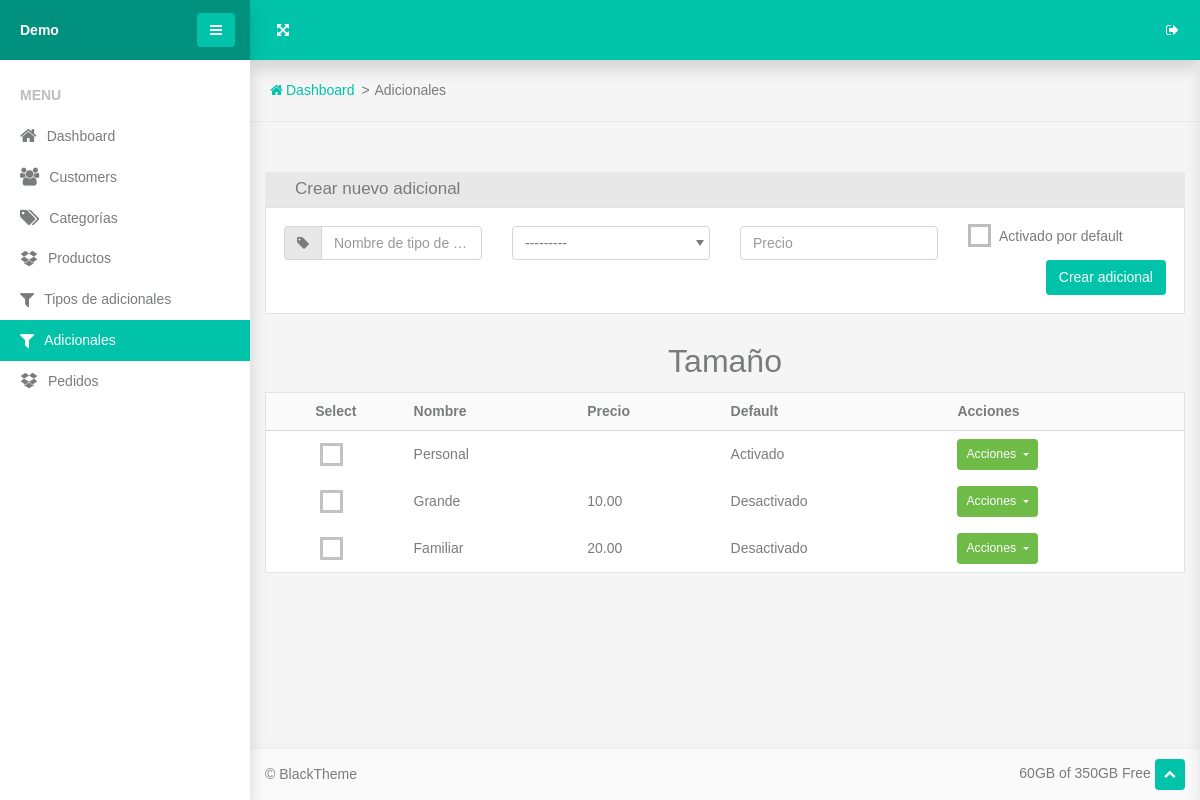
Page /extras/ on the earlier database version.
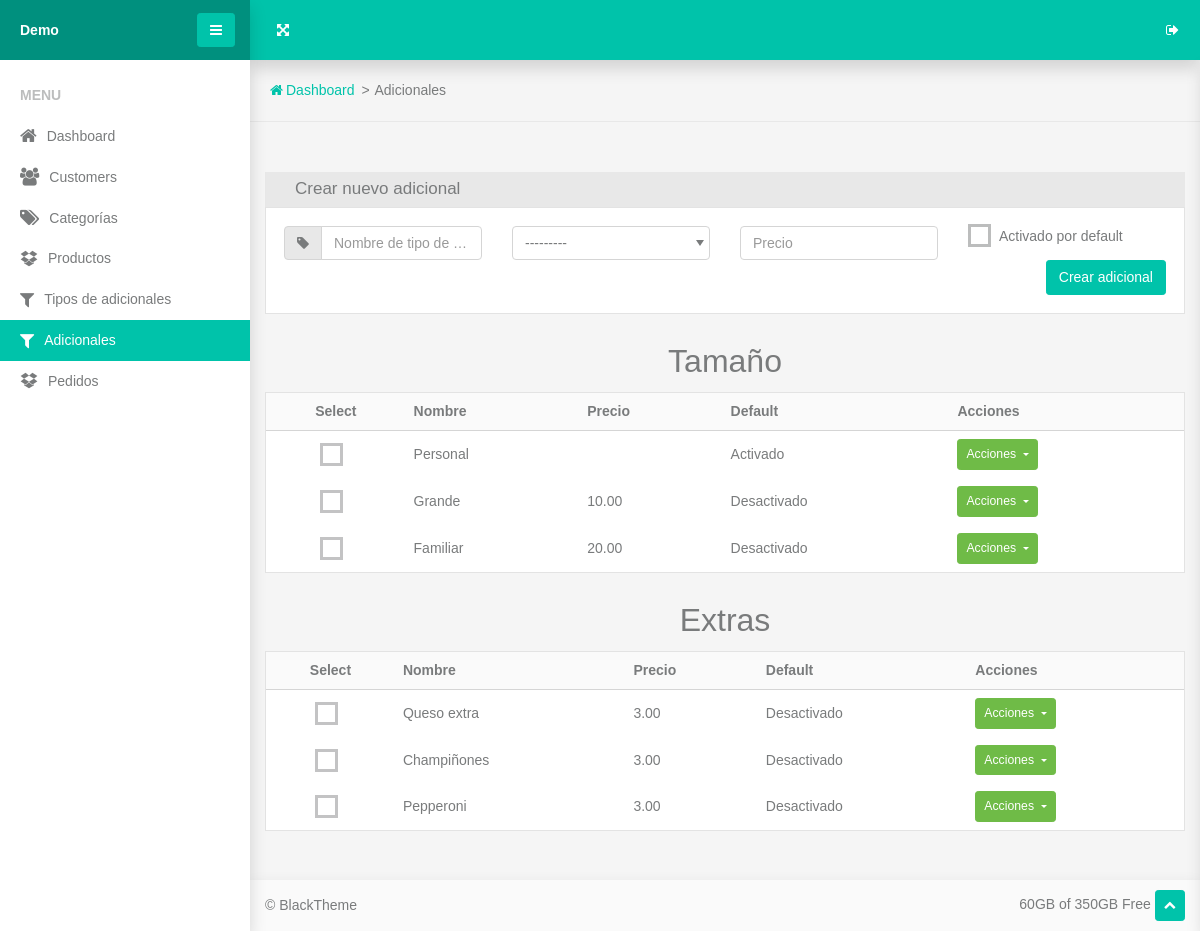
Same page on the later database version.
### www/product/models.py (models this page shows, shortened)
class ChoiceType(models.Model):
    product = models.ForeignKey(Product, on_delete=models.CASCADE, related_name='choice_types')
    name = models.CharField(max_length=100)
    is_multiple = models.BooleanField(default=True)
    def __str__(self):
        return self.name

class Choice(models.Model):
    choice_type = models.ForeignKey(ChoiceType, on_delete=models.CASCADE, related_name='choices')
    name = models.CharField(max_length=100)
    price = models.DecimalField(blank=True, null=True, decimal_places=2, max_digits=7)
    chosen = models.BooleanField(default=False)

### www/views.py (the view)
# urls.py: path('extras/', views.extras, name='extras'),
def extras(req):
    form = forms.ChoiceForm()
    choices = models.ChoiceType.objects.all().prefetch_related('choices')
    context = {
        'choices': choices,
        'form': form
    }
    if req.method == 'GET':
        return render(req, 'www/extras.html', context)
    elif req.method == 'POST':
        form = forms.ChoiceForm(req.POST)
        if form.is_valid():
            choice = form.save()
            context['choice'] = choice
        return render(req, 'www/extras.html', context)

### www/forms.py
class ChoiceForm(forms.ModelForm):
    class Meta:
        model = models.Choice
        fields = '__all__'
        widgets = {
            'choice_type': forms.Select(attrs={'class': 'form-control'}),
            'name': forms.TextInput(attrs={'class': 'form-control', 'placeholder': 'Nombre de tipo de adicional'}),
            'price': forms.NumberInput(attrs={'class': 'form-control', 'placeholder': 'Precio'}),
            'chosen': forms.CheckboxInput(attrs={'class': 'custom-control-input'})
        }

### www/templates/www/extras.html (shortened to what this page needs)
{% extends "base.html" %}
{% load static %}
{% block content %}
  <section class="topbar">
    <ul class="breadcrumbs">
      <li class="breadcrumbs-item"><a class="breadcrumbs-link" href="{% url 'home' %}"><span class="breadcrumbs-icon fa-home"></span><span>Dashboard</span></a></li>
      <li class="breadcrumbs-item">Adicionales
      </li>
    </ul>
  </section>
   <section class="section-sm">
        <div class="container-fluid">
          <div class="panel panel-nav">
            <div class="panel-header d-flex flex-wrap align-items-center justify-content-between">
              <h3 class="panel-title">Crear nuevo adicional</h3>
            </div>
            <div class="panel-body">
              <form method="post">
                <div class="tab-content">
                  <div class="tab-pane fade show active" id="panelTab1" role="tabpanel">
                    <div class="row">
                      <div class="col-md-3">
                        <div class="input-group form-group">
                          <div class="input-group-prepend">
                            <label class="input-group-text" for="basic-addon1"><span class="fa-tag"></span></label>
                          </div>
                          {{form.name}}
                        </div>
                      </div>
                      <div class="col-md-3">
                        {{form.choice_type}}
                      </div>
                      <div class="col-md-3">
                        {{form.price}}
                      </div>
                      <div class="col-md-3">
                        <div class="custom-control custom-checkbox">
                            <label class="custom-control-label" for="id_chosen">Activado por default</span>
                            </label>
                        </div>
                      </div>
                      <div class="col-md-8">
                      </div>
                      <div class="col-md-4 text-right">
                        <button class="btn btn-primary" type="submit">Crear adicional</button>
                      </div>
                    </div>
                  </div>
                </div>
              </form>
            </div>
          </div>
          {% for choice_type in choices %}
          <h1 style="text-align: center;">{{choice_type.name}}</h1>
          <div class="panel">
            <div class="panel-body p-0">
              <div class="table-responsive">
                  <table class="table table-sm table-borderless table-vertical-align">
                  <thead>
                    <tr class="border-bottom bg-lighter">
                      <th class="text-center">Select</th>
                      <th>Nombre</th>
                      <th>Precio</th>
                      <th>Default</th>
                      <th>Acciones</th>
                    </tr>
                  </thead>
                  <tbody>
                    {% for c in choice_type.choices.all %}
                      <tr>
                      <td class="text-center">
                        <div class="custom-control custom-checkbox custom-checkbox-light">
                        </div>
                      </td>
                      <td>{{c.name}}</td>
                      <td> {% if c.price %}
                      {{c.price}}
                      {% endif %}</td>
                      <td> {% if c.chosen %}
                      Activado
                      {% else %}
                      Desactivado
                      {% endif %}</td>
                      <td>
                        <div class="dropdown">
                          <button class="btn dropdown-toggle btn-success btn-sm" data-toggle="dropdown"><span>Acciones</span>
                          </button>
                        </div>
                      </td>
                    </tr>
                    {% endfor %}
                  </tbody>
                </table>
              </div>
            </div>
          </div>
          {% endfor %}
        </div>
      </section>
{% endblock content %}

Differences in the rows shown:
added ChoiceType: name "Extras"
added Choice: name "Queso extra", price "3.00", chosen "Desactivado", shown under "Extras"
added Choice: name "Champiñones", price "3.00", chosen "Desactivado", shown under "Extras"
added Choice: name "Pepperoni", price "3.00", chosen "Desactivado", shown under "Extras"
